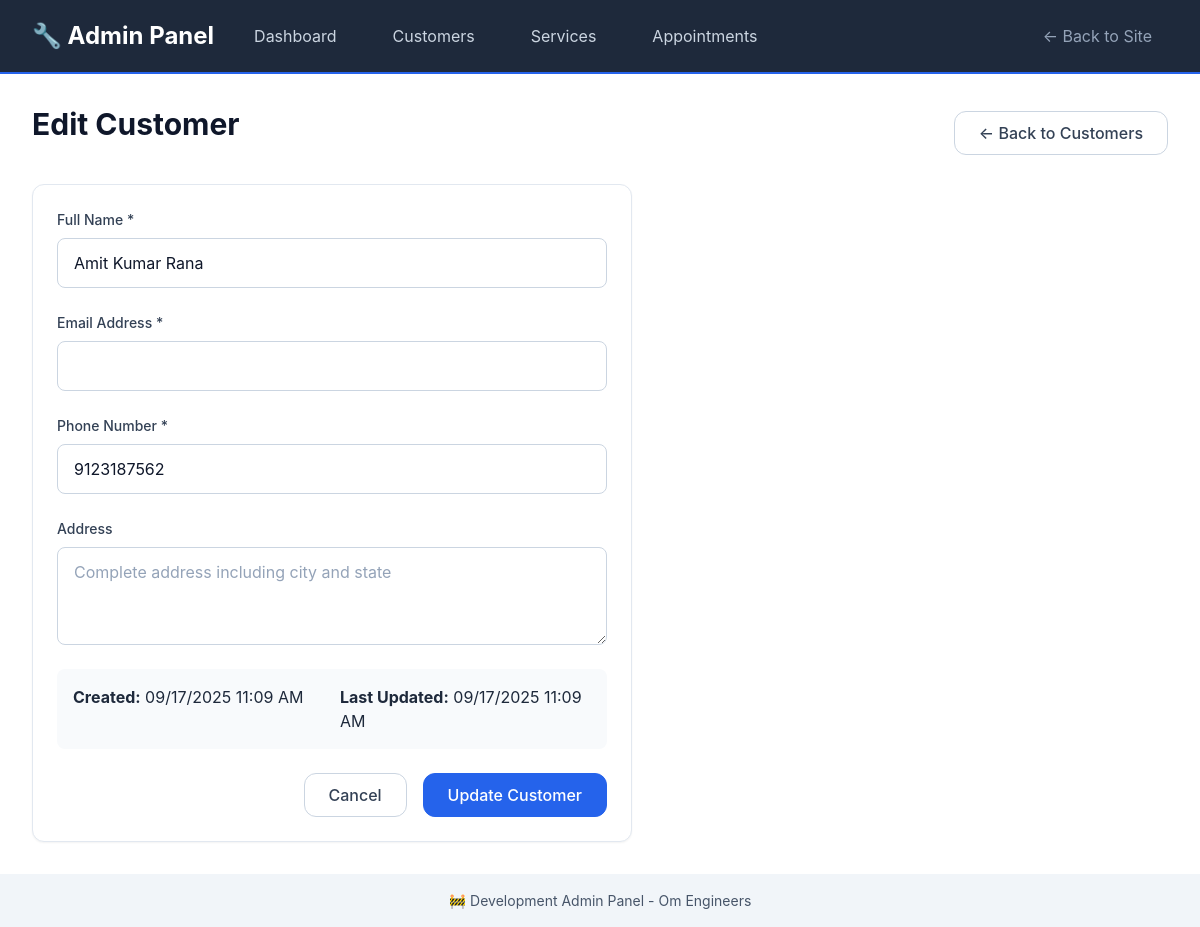
The page /admin/customers/1/edit on the database as committed earlier.
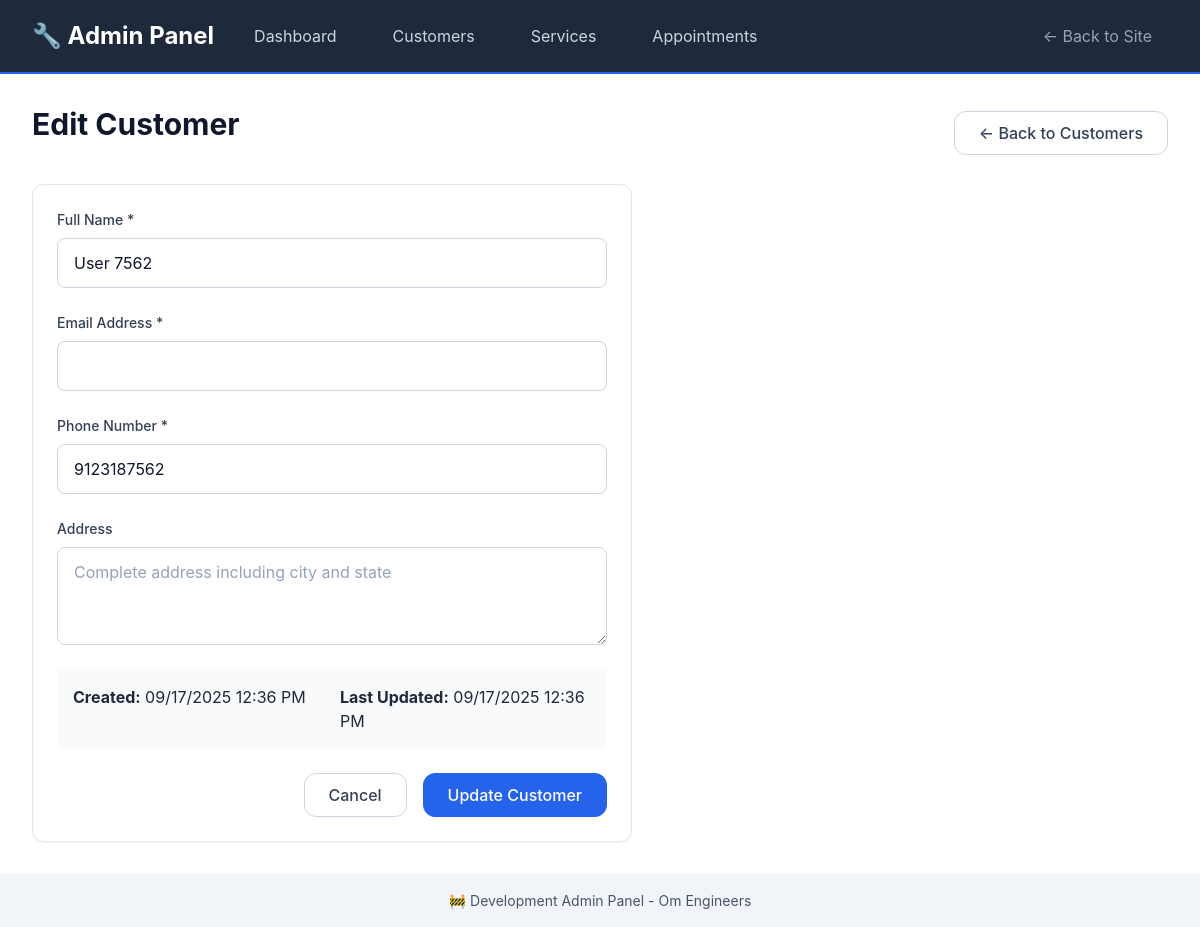
The same page on the database as committed later.
### models/customer_db.py (models this page shows, shortened)
class Customer(db.Model):
    __tablename__ = 'customers'
    id: Mapped[int] = mapped_column(primary_key=True)
    name: Mapped[str] = mapped_column(String(100), nullable=False)
    email: Mapped[str] = mapped_column(String(120), nullable=True, index=True)
    phone: Mapped[str] = mapped_column(String(20), nullable=False, index=True)
    address: Mapped[str] = mapped_column(Text, nullable=True)
    created_at: Mapped[datetime] = mapped_column(DateTime, default=datetime.utcnow)
    updated_at: Mapped[datetime] = mapped_column(DateTime, default=datetime.utcnow, onupdate=datetime.utcnow)
    appointments = db.relationship('Appointment', back_populates='customer', cascade='all, delete-orphan')

### routes/admin.py (the view)
@admin_bp.route('/customers/<int:customer_id>/edit')
def edit_customer(customer_id):
    customer = Customer.query.get_or_404(customer_id)
    return render_template('admin/customer_form.html', customer=customer)

### templates/admin/customer_form.html (shortened to what this page needs)
{% extends "admin/base.html" %}
{% block content %}
<div style="display: flex; justify-content: space-between; align-items: center; margin-bottom: var(--space-6);">
    <h1>{% if customer %}Edit Customer{% else %}Add New Customer{% endif %}</h1>
    <a href="{{ url_for('admin.customers') }}" class="btn btn-secondary">← Back to Customers</a>
</div>
<div class="card" style="max-width: 600px;">
    <form method="POST"
          action="{% if customer %}{{ url_for('admin.update_customer', customer_id=customer.id) }}{% else %}{{ url_for('admin.create_customer') }}{% endif %}">
        <div class="form-group">
            <label for="name" class="form-label">Full Name *</label>
            <input type="text" id="name" name="name" class="form-input"
                   value="{{ customer.name if customer else '' }}" required>
        </div>
        <div class="form-group">
            <label for="email" class="form-label">Email Address *</label>
            <input type="email" id="email" name="email" class="form-input"
                   value="{{ customer.email if customer else '' }}" required>
        </div>
        <div class="form-group">
            <label for="phone" class="form-label">Phone Number *</label>
            <input type="tel" id="phone" name="phone" class="form-input"
                   value="{{ customer.phone if customer else '' }}" required>
        </div>
        <div class="form-group">
            <label for="address" class="form-label">Address</label>
            <textarea id="address" name="address" class="form-input" rows="3"
                      placeholder="Complete address including city and state">{{ customer.address if customer else '' }}</textarea>
        </div>
        {% if customer %}
        <div style="display: grid; grid-template-columns: 1fr 1fr; gap: var(--space-4); margin-bottom: var(--space-6); padding: var(--space-4); background: var(--gray-50); border-radius: var(--border-radius);">
            <div>
                <strong>Created:</strong> {{ customer.created_at.strftime('%m/%d/%Y %I:%M %p') }}
            </div>
            <div>
                <strong>Last Updated:</strong> {{ customer.updated_at.strftime('%m/%d/%Y %I:%M %p') if customer.updated_at else 'Never' }}
            </div>
        </div>
        {% endif %}
        <div style="display: flex; gap: var(--space-4); justify-content: flex-end;">
            <a href="{{ url_for('admin.customers') }}" class="btn btn-secondary">Cancel</a>
            <button type="submit" class="btn btn-primary">
                {% if customer %}Update Customer{% else %}Create Customer{% endif %}
            </button>
        </div>
    </form>
</div>
{% endblock %}

Rows that differ between the two databases and show on the page:
changed Customer: name "Amit Kumar Rana" → "User 7562"; created_at "09/17/2025 11:09 AM" → "09/17/2025 12:36 PM"; updated_at "09/17/2025 11:09 AM" → "09/17/2025 12:36 PM"
